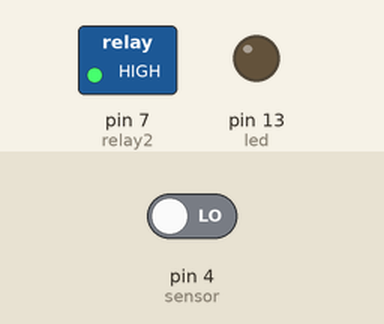
Recording of a sketch running on a simulated Arduino Uno, built with avr-gcc and run on an emulated ATmega328P. Parts: switched loads named in the sketch (green lamp = pin HIGH), output pins drawn as LEDs (lit = HIGH). Inputs (shaded band) come from the test bench; at power-on: pin 4 (sensor) LOW.

Above: at 1.2 s.
1.3 s: pin 4 (sensor) driven HIGH
At 1.8 s:
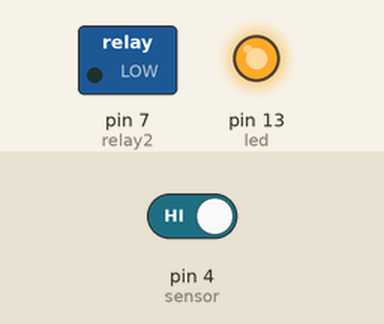
Timing chart, 0 to 4.3 s (numbered marks = the images above; inputs shaded):
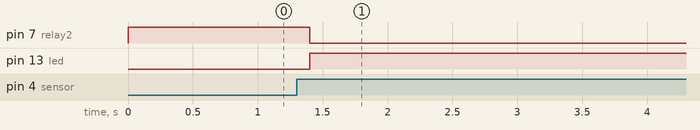

Measured:
- after the input at 1.3 s, pin 7 (relay2): HIGH → LOW after 0.10 s; pin 13 (led): LOW → HIGH after 0.10 s

The sketch:

pir.ino
```cpp
int led = 13;                // the pin that the LED is attached to
//int relay1 = 4;
int relay2 = 7;
int sensor = 4;              // the pin that the sensor is attached to
int state =   LOW        ;   // by default, no motion detected
int val = 0;                 // variable to store the sensor status (value)

void setup() {
  pinMode(led, OUTPUT);      // initalize LED as an output
//  pinMode(relay1,OUTPUT);
  pinMode(relay2,OUTPUT);
  pinMode(sensor, INPUT);    // initialize sensor as an input
  Serial.begin(9600);        // initialize serial
  //relay initialize
//  digitalWrite(relay1,HIGH);
  digitalWrite(relay2,HIGH);
}

void loop()
{
  val = digitalRead(sensor);   // read sensor value
  if (val == HIGH) {           // check if the sensor is HIGH
    digitalWrite(led, HIGH);   // turn LED ON
//    digitalWrite(relay1,LOW);
    digitalWrite(relay2,LOW);
    delay(15000);                // delay 15 seconds

    if (state == LOW) {
      Serial.println("Motion detected!");
      state = HIGH;       // update variable state to HIGH
    }
  }
  else {
      digitalWrite(led, LOW); // turn LED OFF
//      digitalWrite(relay1,HIGH);
      digitalWrite(relay2,HIGH);
      delay(200);             // delay 200 milliseconds

      if (state == HIGH){
        Serial.println("Motion stopped!");
        state = LOW;       // update variable state to LOW
    }
  }
}
```
